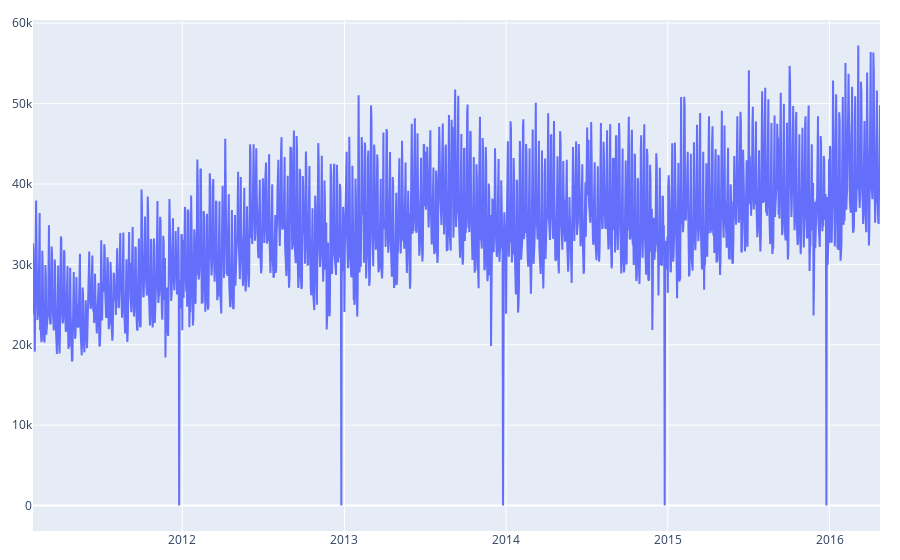

Notebook code cell kept with this figure:
### Markdown cell above
### Daily overall sales

### Code cell
def plot_overall_sales(df):
    df_plot = df.groupby('date', as_index=False).sold_qty.sum()
    
    fig = go.Figure()
    fig.add_trace(
        go.Scatter(
            x=df_plot.date, y=df_plot.sold_qty,
            mode='lines'
        )
    )
    fig.update_layout(
        hovermode="x unified",
        margin=dict(l=20, r=20, t=20, b=20),
    )
    fig.show()

plot_overall_sales(df)

### Figure 1 — Plotly figure (JSON) as saved in the notebook; plotly's stock layout.template omitted (floating-point values rounded to 4 significant figures; data arrays with more than 128 entries replaced by an {"elided": "..."} marker saying what was removed)
{"data": [{"mode": "lines", "type": "scatter", "x": {"elided": "1913 str values"}, "y": {"elided": "1913 int values"}}], "layout": {"autosize": true, "hovermode": "x unified", "margin": {"b": 20, "l": 20, "r": 20, "t": 20}, "xaxis": {"autorange": true, "range": ["2011-01-29", "2016-04-24"], "type": "date"}, "yaxis": {"autorange": true, "range": [-3167.0, 60400.0], "type": "linear"}}}
